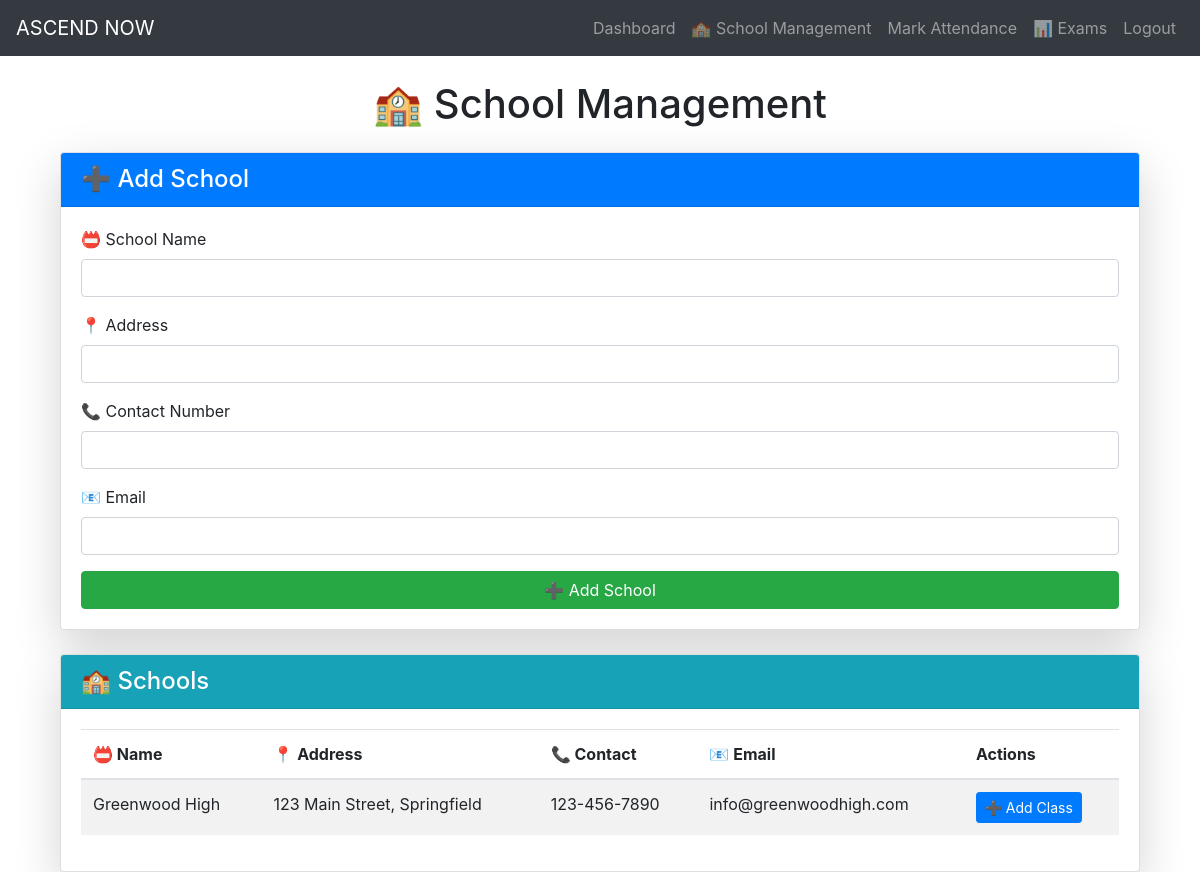
Before: /school-management (signed in) with the older database file.
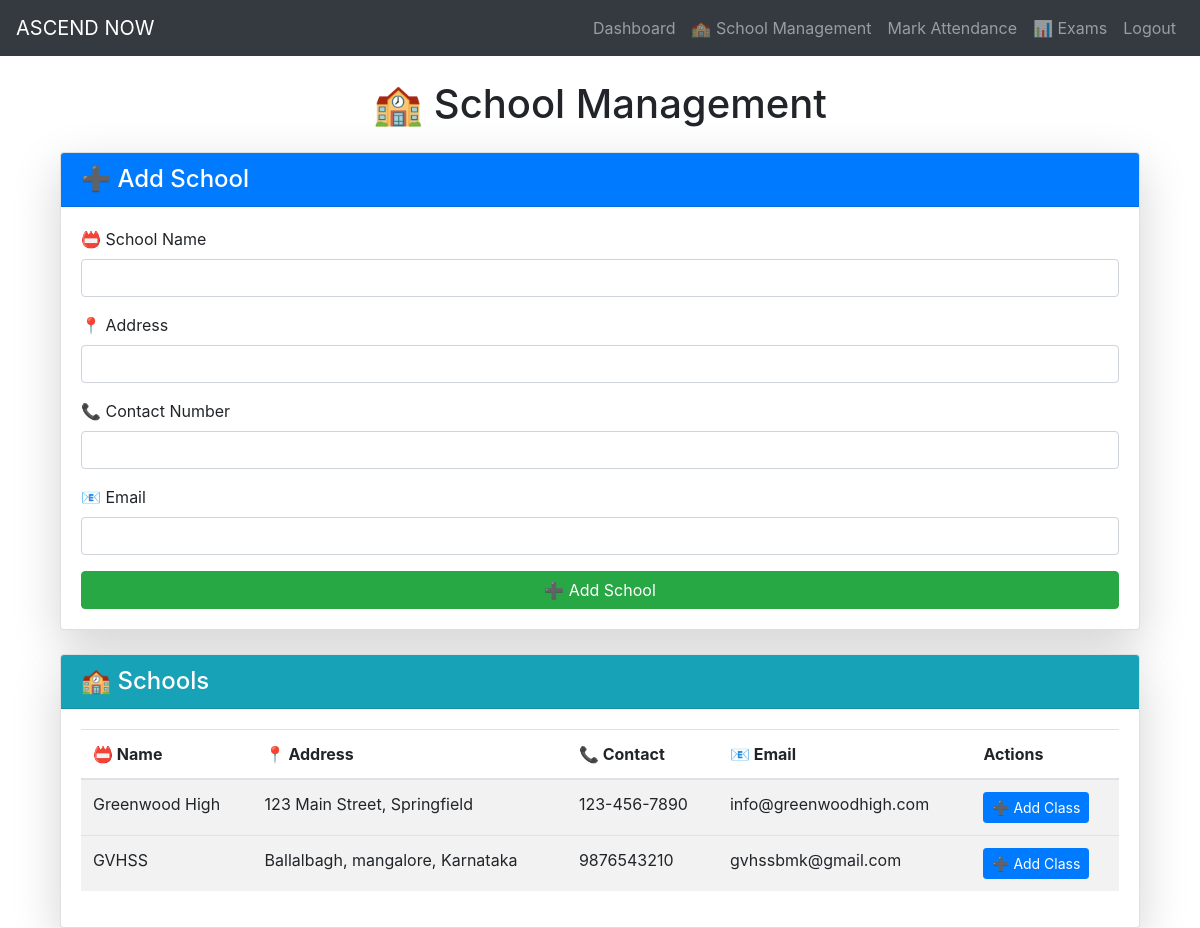
After: the same page with the newer database file.
### dashboard/models.py (models this page shows)
class School(db.Model):
    id = db.Column(db.Integer, primary_key=True)
    name = db.Column(db.String(255), unique=True, nullable=False)
    address = db.Column(db.Text, nullable=False)
    contact_number = db.Column(db.String(20), nullable=False)
    email = db.Column(db.String(100), unique=True, nullable=False)
    users = db.relationship('User', backref='school', lazy=True)
    classes = db.relationship('Class', backref='school', lazy=True)

### dashboard/views.py (the view)
@app.route('/school-management')
@login_required
def school_management():
    if current_user.role != 'Admin':
        flash('You do not have permission to access this page.', 'error')
        return redirect(url_for('dashboard'))
    schools = School.query.all()
    return render_template('admin/school_management.html', schools=schools)

### dashboard/__init__.py (called while the page is built)
@login_manager.user_loader
def load_user(user_id):
    user = User.query.get(int(user_id))
    return user

### dashboard/models.py (called while the page is built)
    @property
    def is_authenticated(self):
        return True

### dashboard/templates/admin/school_management.html (shortened to what this page needs)
{% extends "base.html" %}
{% block content %}
<div class="container mt-4">
    <h1 class="text-center mb-4">🏫 School Management</h1>
    <div class="card shadow-lg mb-4">
        <div class="card-header bg-primary text-white">
            <h4 class="mb-0">➕ Add School</h4>
        </div>
        <div class="card-body">
            <form method="POST" action="{{ url_for('add_school') }}" class="needs-validation" novalidate>
                <div class="mb-3">
                    <label for="name" class="form-label">📛 School Name</label>
                    <input type="text" class="form-control" id="name" name="name" required>
                </div>
                <div class="mb-3">
                    <label for="address" class="form-label">📍 Address</label>
                    <input type="text" class="form-control" id="address" name="address" required>
                </div>
                <div class="mb-3">
                    <label for="contact_number" class="form-label">📞 Contact Number</label>
                    <input type="text" class="form-control" id="contact_number" name="contact_number" required>
                </div>
                <div class="mb-3">
                    <label for="email" class="form-label">📧 Email</label>
                    <input type="email" class="form-control" id="email" name="email" required>
                </div>
                <div class="text-center">
                    <button type="submit" class="btn btn-success w-100">➕ Add School</button>
                </div>
            </form>
        </div>
    </div>
    <div class="card shadow-lg">
        <div class="card-header bg-info text-white">
            <h4 class="mb-0">🏫 Schools</h4>
        </div>
        <div class="card-body">
            <table class="table table-striped">
                <thead>
                    <tr>
                        <th>📛 Name</th>
                        <th>📍 Address</th>
                        <th>📞 Contact</th>
                        <th>📧 Email</th>
                        <th>Actions</th>
                    </tr>
                </thead>
                <tbody>
                    {% for school in schools %}
                        <tr data-bs-toggle="collapse" data-bs-target="#classes-{{ school.id }}" aria-expanded="false" aria-controls="classes-{{ school.id }}">
                            <td>{{ school.name }}</td>
                            <td>{{ school.address }}</td>
                            <td>{{ school.contact_number }}</td>
                            <td>{{ school.email }}</td>
                            <td>
                                <button class="btn btn-sm btn-primary" onclick="event.stopPropagation(); addClass({{ school.id }})" data-bs-toggle="tooltip" title="Add a new class to this school">➕ Add Class</button>
                            </td>
                        </tr>
                    {% endfor %}
                </tbody>
            </table>
        </div>
    </div>
</div>
{% endblock %}

Changed rows visible on the page:
added School: name "GVHSS", address "Ballalbagh, mangalore, Karnataka", contact_number "9876543210", email "gvhssbmk@gmail.com"
